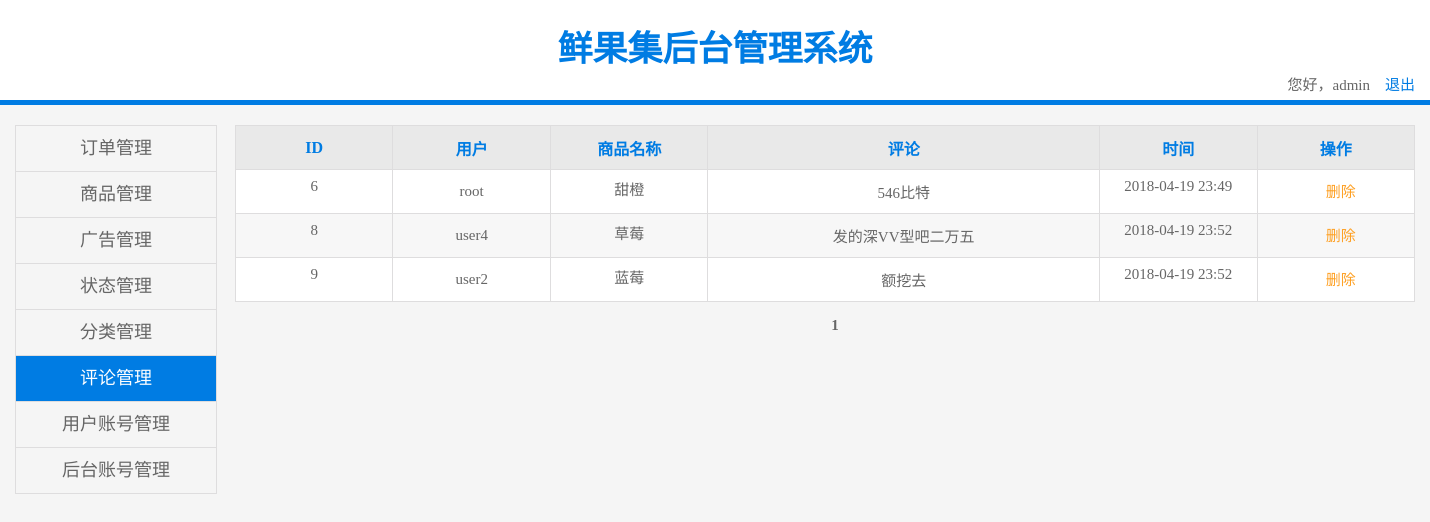
The page /admin/comment.php (signed in) on the database its author committed.
### tables this page shows
CREATE TABLE `comment` (
  `id` int(10) unsigned NOT NULL AUTO_INCREMENT,
  `user_id` int(11) NOT NULL,
  `time` int(11) NOT NULL,
  `content` text,
  `shop_id` int(11) NOT NULL,
  `nowtime` timestamp NOT NULL DEFAULT CURRENT_TIMESTAMP,
  PRIMARY KEY (`id`)
);

CREATE TABLE `users` (
  `id` int(10) unsigned NOT NULL AUTO_INCREMENT,
  `username` varchar(50) NOT NULL,
  `password` varchar(50) NOT NULL,
  `isadmin` tinyint(4) NOT NULL DEFAULT '0',
  PRIMARY KEY (`id`),
  UNIQUE KEY `username` (`username`)
);

CREATE TABLE `shop` (
  `id` int(10) unsigned NOT NULL AUTO_INCREMENT,
  `name` varchar(50) NOT NULL,
  `img` varchar(50) NOT NULL,
  `price` float NOT NULL,
  `stock` int(11) NOT NULL,
  `brand_id` int(11) NOT NULL,
  `shelf` tinyint(4) NOT NULL DEFAULT '1',
  PRIMARY KEY (`id`)
);

### admin/comment.php (the view, shortened to what this page needs)
<?php
    include '../public/common/page.php';
    $sql = "select comment.*, shop.name sname, users.username uname from comment, shop, users where comment.user_id=users.id and comment.shop_id=shop.id";
    $page = new Page('',$sql,$current_page,12,"?page=");
    $pagerows = $page->list;
?>
<!DOCTYPE html>
<html lang="en">
<head>
    <link href="css/public.css" type="text/css" rel="stylesheet"/>
    <link href="css/product.css" type="text/css" rel="stylesheet"/>
</head>
<body>
    <div class="header">
        <div class="header_size">
            <p class="header_title">鲜果集后台管理系统 </p>
            <span class="header_exit">您好，<?php echo $_SESSION['admin_username']; ?>&nbsp;&nbsp;&nbsp; <a href="./api/logout.php" onclick="return confirm('确认退出系统吗？');">退出</a></span>
        </div>
    </div>
    <div class="content">
        <div class="con_con">
            <ul class="nav">
                <li><a href="indent_m.php">订单管理</a></li>
                <li><a href="product.php">商品管理</a></li>
                <li><a href="adv.php">广告管理</a></li>
                <li><a href="status.php">状态管理</a></li>
                <li><a href="class.php">分类管理</a></li>
                <li><a href="comment.php" class="active">评论管理</a></li>
                <li><a href="business.php">用户账号管理</a></li>
                <li><a href="admin.php">后台账号管理</a></li>
            </ul>
            <div class="right">
                <table class="details" style="margin-top:0;">
                    <tr>
                        <th class="name">ID</th>
                        <th class="name">用户</th>
                        <th class="name">商品名称</th>
                        <th class="opret">评论</th>
                        <th class="name">时间</th>
                        <th class="name">操作</th>
                    </tr>
                    <?php
                        foreach($pagerows as $row){
                    ?>
                    <tr>
                        <td class="name"><span><?php echo $row['id']; ?></span></td>
                        <td class="name"><?php echo $row['uname']; ?></td>
                        <td class="name"><span><?php echo $row['sname']; ?></span></td>
                        <td class="opret"><p style="padding:10px 5px;"><?php echo $row['content'] ?></p></th>
                        <td class="name"><span><?php echo date("Y-m-d H:i", $row['time']); ?></span></th>
                        <td class="name">
                            <a href="./page/comment/delete.php?id=<?php echo $row['id']; ?>&content=<?php echo $row['content']; ?>" class="Delete">删除</a>
                        </td>
                    </tr>
                    <?php } ?>
                </table>
                <p class="page"><?php echo $page->getPageList(); ?></p>
            </div>
        </div>
    </div>
</body>
</html>

### admin/css/public.css (style rules this page uses)
* { margin: 0; padding: 0; }
body, html { margin: 0; background-color: #f5f5f5; height: 100%; font-family: 微软雅黑; color: rgb(102, 102, 102); font-size: 15px; }
.header { width: 100%; height: 100px; line-height: 100px; background-color: #fff; margin: 0; color: #007ce3; border-bottom: 5px solid #007ce3; text-align: center; }
.header_size { width: 1400px; margin: 0 auto; display: inline-block; }
.header_size a { line-height: 10px; color: #007ce3; text-decoration: none; }
.header_exit { float: right; height: 20px; line-height: 20px; color: rgb(102, 102, 102); margin-top: -25px; }
.header .header_title { width: 688px; line-height: 100px; color: #007ce3; text-align: center; font-size: 35px; font-weight: bold; margin: 0 auto; }
.content { width: 100%; margin: 0 auto; display: inline-block; text-align: center; margin-top: 20px; margin-bottom: 50px; }
.content .con_con { width: 1400px; height: 500px; margin: 0 auto; }
.content .con_con .nav { float: left; width: 200px; border: 1px solid #deddde; font-family: 微软雅黑; border-bottom: 0; }
.content .con_con .nav li { list-style: none; width: 100%; height: 45px; text-align: center; line-height: 45px; border-bottom: 1px solid #deddde; }
.content .con_con .nav li a { display: inline-block; width: 100%; height: 100%; color: rgb(102, 102, 102); text-decoration: none; font-size: 18px; }
.content .con_con .nav li .active { color: #fff; background-color: #007ce3; }
.content .con_con .right { width: 1180px; float: right; height: 500px; margin-bottom: 50px; }
.content .con_con .right .details { border-collapse: collapse; border: 1px solid #deddde; margin-top: 20px; background-color: #fff; width: 100%; }
.content .con_con .right .details { border-collapse: collapse; border: 1px solid #deddde; margin-top: 10px; font-family: 微软雅黑; }
.content .con_con .right .details th { color: #007ce3; background-color: rgb(233, 233, 233); font-size: 16px; font-family: 微软雅黑; }
.content .con_con .right .details td, th { border: 1px solid #deddde; height: 43px; overflow: hidden; text-align: center; font-family: 微软雅黑; }
.content .con_con .right .details td span { min-height: 23px; max-height: 43px; overflow: hidden; padding: 0 7px; display: inline-block; }
.content .con_con .right .details a { color: rgb(254, 159, 33); text-decoration: none; font-size: 15px; width: 40px; margin-left: 10px; font-family: 微软雅黑; }
.content .con_con .right .page { display: inline-block; width: 100%; margin-top: 5px; }
.page { width:100%; padding: 10px; }

### admin/css/product.css (style rules this page uses)
.content .con_con .right .details { border-collapse: collapse; border: 1px solid #deddde; margin-top: 20px; background-color: #fff; }
.content .con_con .right .details { border-collapse: collapse; border: 1px solid #deddde; margin-top: 10px; background-color: #fff; }
.content .con_con .right .details th { color: #007ce3; }
.content .con_con .right .details td,th { border: 1px solid #deddde; }
.content .con_con .right .details .name { width: 120px; }
.content .con_con .right .details .opret { width: 300px; }
.content .con_con .right .details a { width: 70px; height: 30px; line-height: 30px; color:rgb(254, 159, 33); text-decoration: none; font-size: 15px; display: inline-block; width: 40px; }

### rows shown on the page
comment: id "6", user.username "root", shop.name "甜橙", content "546比特", time "2018-04-19 23:49"
comment: id "8", user.username "user4", shop.name "草莓", content "发的深VV型吧二万五", time "2018-04-19 23:52"
comment: id "9", user.username "user2", shop.name "蓝莓", content "额挖去", time "2018-04-19 23:52"

### other values the page prints
$_SESSION['admin_username'] "admin"
